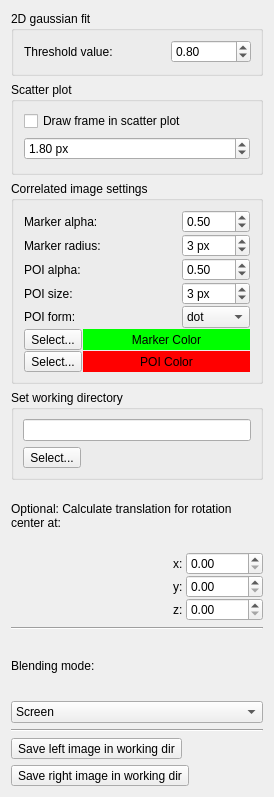
                <widget class="QWidget" name="scrollAreaWidgetContents">
                 <property name="geometry">
                  <rect>
                   <x>0</x>
                   <y>0</y>
                   <width>274</width>
                   <height>797</height>
                  </rect>
                 </property>
                 <layout class="QVBoxLayout" name="verticalLayout_17">
                  <item>
                   <widget class="QGroupBox" name="groupBox_2">
                    <property name="title">
                     <string>2D gaussian fit</string>
                    </property>
                    <layout class="QVBoxLayout" name="verticalLayout_11">
                     <property name="leftMargin">
                      <number>10</number>
                     </property>
                     <property name="bottomMargin">
                      <number>10</number>
                     </property>
                     <item>
                      <layout class="QHBoxLayout" name="horizontalLayout_9">
                       <item>
                        <widget class="QLabel" name="label_20">
                         <property name="toolTip">
                          <string>The cutoff is calculated as image.max - (image.max - image.min)*threshold
  with threshold between 0.1 and 0.9</string>
                         </property>
                         <property name="text">
                          <string>Threshold value:</string>
                         </property>
                        </widget>
                       </item>
                       <item>
                        <widget class="QDoubleSpinBox" name="doubleSpinBox_treshVal">
                         <property name="maximumSize">
                          <size>
                           <width>80</width>
                           <height>16777215</height>
                          </size>
                         </property>
                         <property name="toolTip">
                          <string>The cutoff is calculated as image.max - (image.max - image.min)*threshold
  with threshold between 0.1 and 0.9</string>
                         </property>
                         <property name="whatsThis">
                          <string/>
                         </property>
                         <property name="decimals">
                          <number>2</number>
                         </property>
                         <property name="minimum">
                          <double>0.100000000000000</double>
                         </property>
                         <property name="maximum">
                          <double>1.000000000000000</double>
                         </property>
                         <property name="singleStep">
                          <double>0.050000000000000</double>
                         </property>
                         <property name="value">
                          <double>0.800000000000000</double>
                         </property>
                        </widget>
                       </item>
                      </layout>
                     </item>
                    </layout>
                   </widget>
                  </item>
                  <item>
                   <widget class="QGroupBox" name="groupBox">
                    <property name="title">
                     <string>Scatter plot</string>
                    </property>
                    <layout class="QVBoxLayout" name="verticalLayout_9">
                     <property name="leftMargin">
                      <number>10</number>
                     </property>
                     <property name="rightMargin">
                      <number>10</number>
                     </property>
                     <property name="bottomMargin">
                      <number>12</number>
                     </property>
                     <item>
                      <widget class="QCheckBox" name="checkBox_scatterPlotFrame">
                       <property name="text">
                        <string>Draw frame in scatter plot</string>
                       </property>
                      </widget>
                     </item>
                     <item>
                      <widget class="QDoubleSpinBox" name="doubleSpinBox_scatterPlotFrameSize">
                       <property name="toolTip">
                        <string/>
                       </property>
                       <property name="prefix">
                        <string/>
                       </property>
                       <property name="suffix">
                        <string> px</string>
                       </property>
                       <property name="maximum">
                        <double>50.000000000000000</double>
                       </property>
                       <property name="singleStep">
                        <double>0.050000000000000</double>
                       </property>
                       <property name="value">
                        <double>1.800000000000000</double>
                       </property>
                      </widget>
                     </item>
                    </layout>
                   </widget>
                  </item>
                  <item>
                   <widget class="QGroupBox" name="groupBox_4">
                    <property name="title">
                     <string>Correlated image settings</string>
                    </property>
                    <layout class="QVBoxLayout" name="verticalLayout_14">
                     <property name="spacing">
                      <number>1</number>
                     </property>
                     <property name="leftMargin">
                      <number>10</number>
                     </property>
                     <property name="rightMargin">
                      <number>10</number>
                     </property>
                     <item>
                      <layout class="QHBoxLayout" name="horizontalLayout_21">
                       <item>
                        <widget class="QLabel" name="label_12">
                         <property name="text">
                          <string>Marker alpha:</string>
                         </property>
                        </widget>
                       </item>
                       <item>
                        <widget class="QDoubleSpinBox" name="doubleSpinBox_markerAlpha">
                         <property name="maximumSize">
                          <size>
                           <width>68</width>
                           <height>16777215</height>
                          </size>
                         </property>
                         <property name="decimals">
                          <number>2</number>
                         </property>
                         <property name="minimum">
                          <double>0.010000000000000</double>
                         </property>
                         <property name="maximum">
                          <double>1.000000000000000</double>
                         </property>
                         <property name="singleStep">
                          <double>0.100000000000000</double>
                         </property>
                         <property name="value">
                          <double>0.500000000000000</double>
                         </property>
                        </widget>
                       </item>
                      </layout>
                     </item>
                     <item>
                      <layout class="QHBoxLayout" name="horizontalLayout_22">
                       <item>
                        <widget class="QLabel" name="label_23">
                         <property name="text">
                          <string>Marker radius:</string>
                         </property>
                        </widget>
                       </item>
                       <item>
                        <widget class="QSpinBox" name="spinBox_markerRadius">
                         <property name="maximumSize">
                          <size>
                           <width>68</width>
                           <height>16777215</height>
                          </size>
                         </property>
                         <property name="suffix">
                          <string> px</string>
                         </property>
                         <property name="minimum">
                          <number>1</number>
                         </property>
                         <property name="value">
                          <number>3</number>
                         </property>
                        </widget>
                       </item>
                      </layout>
                     </item>
                     <item>
                      <layout class="QHBoxLayout" name="horizontalLayout_32">
                       <item>
                        <widget class="QLabel" name="label_27">
                         <property name="text">
                          <string>POI alpha:</string>
                         </property>
                        </widget>
                       </item>
                       <item>
                        <widget class="QDoubleSpinBox" name="doubleSpinBox_poiAlpha">
                         <property name="maximumSize">
                          <size>
                           <width>68</width>
                           <height>16777215</height>
                          </size>
                         </property>
                         <property name="decimals">
                          <number>2</number>
                         </property>
                         <property name="minimum">
                          <double>0.010000000000000</double>
                         </property>
                         <property name="maximum">
                          <double>1.000000000000000</double>
                         </property>
                         <property name="singleStep">
                          <double>0.100000000000000</double>
                         </property>
                         <property name="value">
                          <double>0.500000000000000</double>
                         </property>
                        </widget>
                       </item>
                      </layout>
                     </item>
                     <item>
                      <layout class="QHBoxLayout" name="horizontalLayout_31">
                       <item>
                        <widget class="QLabel" name="label_26">
                         <property name="text">
                          <string>POI size:</string>
                         </property>
                        </widget>
                       </item>
                       <item>
                        <widget class="QSpinBox" name="spinBox_poiSize">
                         <property name="maximumSize">
                          <size>
                           <width>68</width>
                           <height>16777215</height>
                          </size>
                         </property>
                         <property name="suffix">
                          <string> px</string>
                         </property>
                         <property name="minimum">
                          <number>1</number>
                         </property>
                         <property name="value">
                          <number>3</number>
                         </property>
                        </widget>
                       </item>
                      </layout>
                     </item>
                     <item>
                      <layout class="QHBoxLayout" name="horizontalLayout_33">
                       <item>
                        <widget class="QLabel" name="label_28">
                         <property name="text">
                          <string>POI form:</string>
                         </property>
                        </widget>
                       </item>
                       <item>
                        <widget class="QComboBox" name="comboBox_poiForm">
                         <property name="maximumSize">
                          <size>
                           <width>68</width>
                           <height>16777215</height>
                          </size>
                         </property>
                         <property name="currentIndex">
                          <number>1</number>
                         </property>
                         <item>
                          <property name="text">
                           <string>cross</string>
                          </property>
                         </item>
                         <item>
                          <property name="text">
                           <string>dot</string>
                          </property>
                         </item>
                        </widget>
                       </item>
                      </layout>
                     </item>
                     <item>
                      <layout class="QHBoxLayout" name="horizontalLayout_23">
                       <item>
                        <widget class="QToolButton" name="toolButton_selectMarkerColor">
                         <property name="text">
                          <string>Select...</string>
                         </property>
                        </widget>
                       </item>
                       <item>
                        <widget class="QLabel" name="label_markerColor">
                         <property name="styleSheet">
                          <string notr="true">background-color: rgb(0,255,0);</string>
                         </property>
                         <property name="text">
                          <string>Marker Color</string>
                         </property>
                         <property name="alignment">
                          <set>Qt::AlignCenter</set>
                         </property>
                        </widget>
                       </item>
                      </layout>
                     </item>
                     <item>
                      <layout class="QHBoxLayout" name="horizontalLayout_24">
                       <item>
                        <widget class="QToolButton" name="toolButton_selectPoiColor">
                         <property name="text">
                          <string>Select...</string>
                         </property>
                        </widget>
                       </item>
                       <item>
                        <widget class="QLabel" name="label_poiColor">
                         <property name="styleSheet">
                          <string notr="true">background-color: rgb(255,0,0);</string>
                         </property>
                         <property name="text">
                          <string>POI Color</string>
                         </property>
                         <property name="alignment">
                          <set>Qt::AlignCenter</set>
                         </property>
                        </widget>
                       </item>
                      </layout>
                     </item>
                    </layout>
                   </widget>
                  </item>
                  <item>
                   <widget class="QGroupBox" name="groupBox_3">
                    <property name="minimumSize">
                     <size>
                      <width>0</width>
                      <height>50</height>
                     </size>
                    </property>
                    <property name="title">
                     <string>Set working directory</string>
                    </property>
                    <layout class="QVBoxLayout" name="verticalLayout_13">
                     <item>
                      <widget class="QLineEditFilePath" name="lineEdit_workingDir">
                       <property name="readOnly">
                        <bool>true</bool>
                       </property>
                      </widget>
                     </item>
                     <item>
                      <widget class="QToolButton" name="toolButton_selectWorkingDir">
                       <property name="text">
                        <string>Select...</string>
                       </property>
                      </widget>
                     </item>
                    </layout>
                   </widget>
                  </item>
                  <item>
                   <widget class="QLabel" name="label_18">
                    <property name="text">
                     <string>&lt;html&gt;&lt;head/&gt;&lt;body&gt;&lt;p&gt;Optional: Calculate translation for rotation center at:&lt;/p&gt;&lt;/body&gt;&lt;/html&gt;</string>
                    </property>
                    <property name="alignment">
                     <set>Qt::AlignLeading|Qt::AlignLeft|Qt::AlignVCenter</set>
                    </property>
                    <property name="wordWrap">
                     <bool>true</bool>
                    </property>
                   </widget>
                  </item>
                  <item>
                   <layout class="QVBoxLayout" name="verticalLayout_8">
                    <property name="spacing">
                     <number>0</number>
                    </property>
                    <item>
                     <layout class="QHBoxLayout" name="horizontalLayout_12">
                      <item>
                       <spacer name="horizontalSpacer_2">
                        <property name="orientation">
                         <enum>Qt::Horizontal</enum>
                        </property>
                        <property name="sizeHint" stdset="0">
                         <size>
                          <width>40</width>
                          <height>20</height>
                         </size>
                        </property>
                       </spacer>
                      </item>
                      <item>
                       <widget class="QLabel" name="label_10">
                        <property name="maximumSize">
                         <size>
                          <width>16777215</width>
                          <height>16777215</height>
                         </size>
                        </property>
                        <property name="text">
                         <string>x: </string>
                        </property>
                       </widget>
                      </item>
                      <item>
                       <widget class="QDoubleSpinBox" name="doubleSpinBox_custom_rot_center_x">
                        <property name="maximum">
                         <double>99999.990000000005239</double>
                        </property>
                       </widget>
                      </item>
                     </layout>
                    </item>
                    <item>
                     <layout class="QHBoxLayout" name="horizontalLayout_17">
                      <item>
                       <spacer name="horizontalSpacer_3">
                        <property name="orientation">
                         <enum>Qt::Horizontal</enum>
                        </property>
                        <property name="sizeHint" stdset="0">
                         <size>
                          <width>40</width>
                          <height>20</height>
                         </size>
                        </property>
                       </spacer>
                      </item>
                      <item>
                       <widget class="QLabel" name="label_14">
                        <property name="maximumSize">
                         <size>
                          <width>16777215</width>
                          <height>16777215</height>
                         </size>
                        </property>
                        <property name="text">
                         <string>y: </string>
                        </property>
                       </widget>
                      </item>
                      <item>
                       <widget class="QDoubleSpinBox" name="doubleSpinBox_custom_rot_center_y">
                        <property name="maximum">
                         <double>99999.990000000005239</double>
                        </property>
                       </widget>
                      </item>
                     </layout>
                    </item>
                    <item>
                     <layout class="QHBoxLayout" name="horizontalLayout_18">
                      <item>
                       <spacer name="horizontalSpacer_4">
                        <property name="orientation">
                         <enum>Qt::Horizontal</enum>
                        </property>
                        <property name="sizeHint" stdset="0">
                         <size>
                          <width>40</width>
                          <height>20</height>
                         </size>
                        </property>
                       </spacer>
                      </item>
                      <item>
                       <widget class="QLabel" name="label_16">
                        <property name="maximumSize">
                         <size>
                          <width>16777215</width>
                          <height>16777215</height>
                         </size>
                        </property>
                        <property name="text">
                         <string>z: </string>
                        </property>
                       </widget>
                      </item>
                      <item>
                       <widget class="QDoubleSpinBox" name="doubleSpinBox_custom_rot_center_z">
                        <property name="maximum">
                         <double>99999.990000000005239</double>
                        </property>
                       </widget>
                      </item>
                     </layout>
                    </item>
                   </layout>
                  </item>
                  <item>
                   <widget class="Line" name="line_8">
                    <property name="orientation">
                     <enum>Qt::Horizontal</enum>
                    </property>
                   </widget>
                  </item>
                  <item>
                   <widget class="QLabel" name="label_25">
                    <property name="text">
                     <string>Blending mode:</string>
                    </property>
                   </widget>
                  </item>
                  <item>
                   <widget class="QComboBox" name="comboBox_blendingMode">
                    <item>
                     <property name="text">
                      <string>Screen</string>
                     </property>
                    </item>
                    <item>
                     <property name="text">
                      <string>Minimum</string>
                     </property>
                    </item>
                   </widget>
                  </item>
                  <item>
                   <widget class="Line" name="line_5">
                    <property name="orientation">
                     <enum>Qt::Horizontal</enum>
                    </property>
                   </widget>
                  </item>
                  <item>
                   <widget class="QToolButton" name="toolButton_saveImage_left">
                    <property name="text">
                     <string>Save left image in working dir</string>
                    </property>
                   </widget>
                  </item>
                  <item>
                   <widget class="QToolButton" name="toolButton_saveImage_right">
                    <property name="text">
                     <string>Save right image in working dir</string>
                    </property>
                   </widget>
                  </item>
                 </layout>
                </widget>
